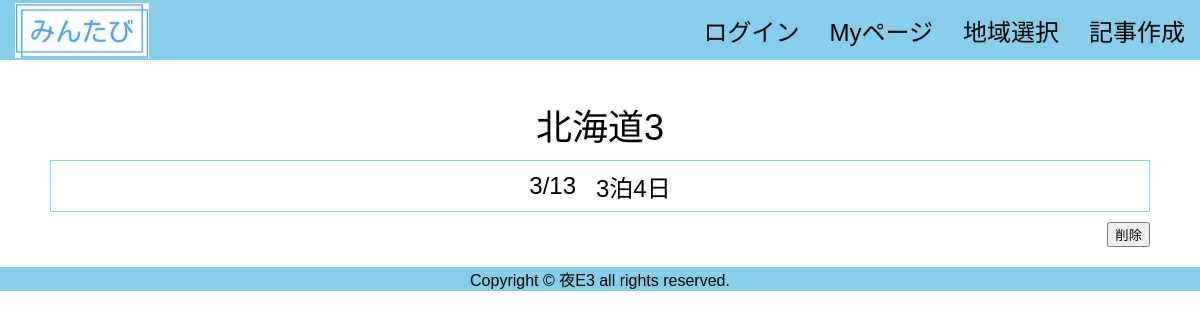
The page /main/3 on the database its author committed.
### tables this page shows
CREATE TABLE "page" (
	"ID"	INTEGER PRIMARY KEY AUTOINCREMENT,
	"userID"	INTEGER,
	"editPASS"	TEXT,
	"title"	TEXT,
	"prefectures"	INTEGER,
	"month"	INTEGER,
	"date"	INTEGER,
	"flag"	INTEGER,
	"period"	TEXT
);

### app.py (the view)
@app.route('/main/<int:pageid>')
def main(pageid):
    conn = sqlite3.connect('flaskapp.db')
    c = conn.cursor()
    c.execute("select title, prefectures, month, date, period from page where ID=?", (pageid,))
    page = c.fetchone()
    c.execute(
        "select image, content, datetime,id from post where flag=0 and pageID=?", (pageid,))
    story = []
    for row in c.fetchall():
        story.append(
            {"image": row[0], "content": row[1], "datetime": row[2], "id": row[3]})
    c.close()
    print(pageid)
    print(page)
    print(story)
    return render_template('main.html', pageid=pageid, page=page, story=story)

### templates/main.html (shortened to what this page needs)
<!DOCTYPE html>
{% extends 'base.html' %}
{% block content %}
<div class="title">{{page[0]}}</div>
<div class="main_header">
  <div class="item3">{{page[2]}}/{{page[3]}}</div>
  <div class="item3">{{page[4]}}</div>
</div>
<div class="btn1"><button><a href="/deletepage/{{pageid}}>"></a> 削除</button></div>
{% endblock %}

### static/css/style.css (style rules this page uses)
html { overflow-y: scroll; }
body, h1, h2, h3, h4, h5, p, ul, ol, li, dl, dt, dd { margin: 0px; padding: 0px; }
body { font-family: "Noto Sans Japanese", "ヒラギノ角ゴ Pro W3", "Hiragino Kaku Gothic Pro", "ヒラギノ角ゴ ProN W3", "Hiragino Kaku Gothic ProN", "游ゴシック", YuGothic, "メイリオ", "Meiryo", "HGPｺﾞｼｯｸM", "Osaka", "ＭＳ Ｐゴシック", sans-serif, Century Gothic, Arial; }
.title { display: flex; justify-content: center; align-items: flex-end; font-size: 36px; height: 150px; }
.main_header { display: flex; justify-content: center; align-items: center; height: 50px; font-size: 24px; border: 1px solid skyblue; padding: 0 150px; margin: 10px 50px; }
.item3 { padding: 0 10px; }
.btn1 { display: flex; justify-content: flex-end; margin: 10px 50px; }

### rows shown on the page
page: title "北海道3", month "3", date "13", period "3泊4日"
